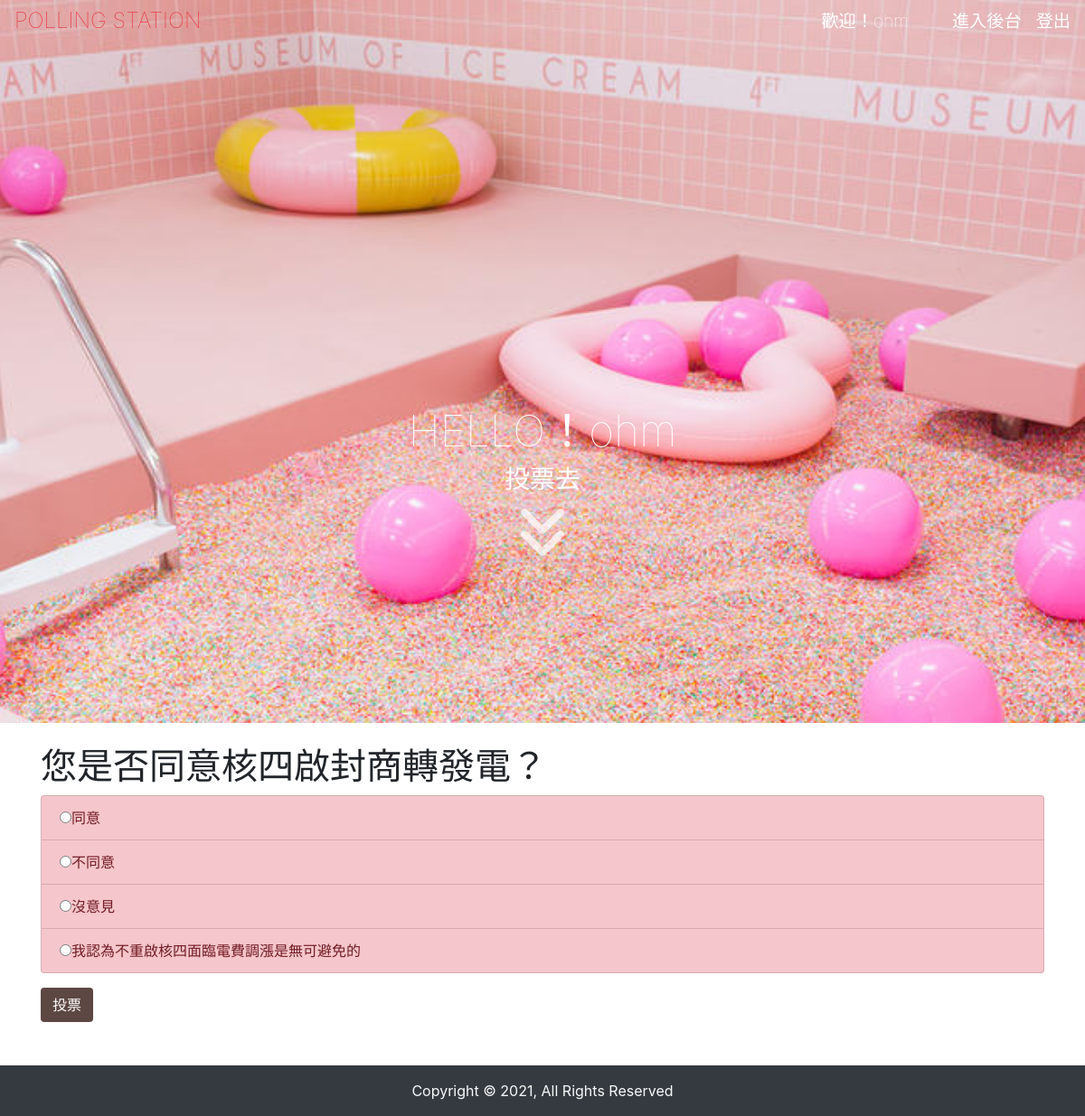
Before: /index.php?do=vote&id=1 (signed in) with the older database file.
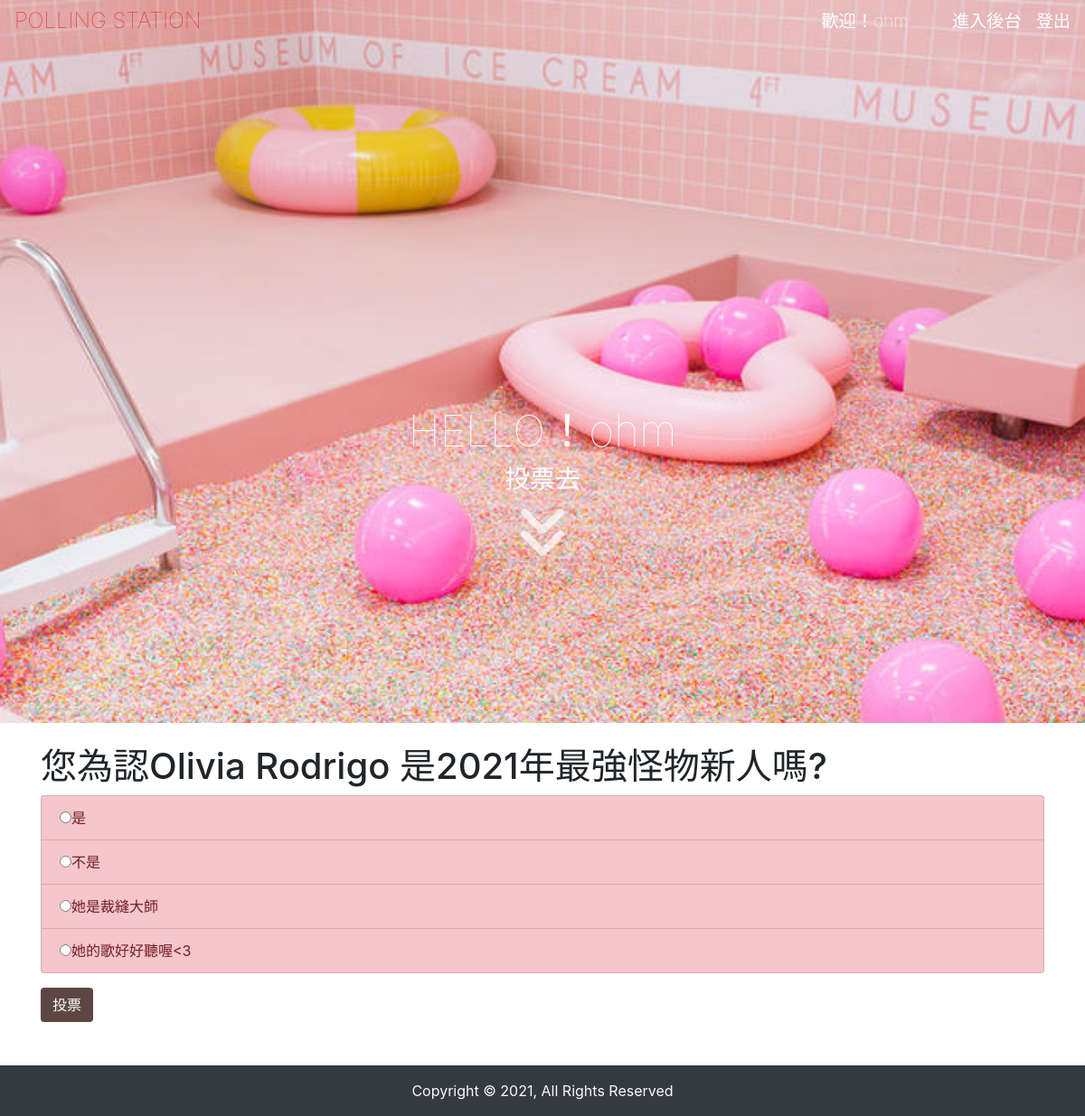
After: the same page with the newer database file.
### tables this page shows
CREATE TABLE `topics` (
  `id` int(11) UNSIGNED NOT NULL,
  `topic` varchar(128) NOT NULL,
  `name` varchar(64) NOT NULL,
  `sh` tinyint(1) NOT NULL,
  `intro` varchar(64) DEFAULT NULL,
  `img` varchar(64) NOT NULL
);

CREATE TABLE `options` (
  `id` int(11) UNSIGNED NOT NULL,
  `opt` varchar(128) NOT NULL,
  `count` int(11) UNSIGNED NOT NULL DEFAULT 0,
  `topic_id` int(11) UNSIGNED NOT NULL
);

### api/db.php (called while the page is built, shortened)
<?php
    $dsn="mysql:host=localhost;charset=utf8;dbname=s1100410";
    $pdo=new PDO($dsn,'s1100410','s1100410');
    function find($table,$id){
        global $pdo;
        $sql="SELECT * FROM `$table` WHERE ";
        if(is_array($id)){
            foreach($id as $key=>$value){
                $tmp[]="`$key`='$value'";
            }
            $sql=$sql. implode(" AND ",$tmp);
        }else{
           $sql=$sql . "`id`='$id'";
        }
        return $pdo->query($sql)->fetch(PDO::FETCH_ASSOC);
    }
function all($table,...$arg){
    global $pdo;
    $sql="SELECT * FROM `$table` ";
    if(isset($arg[0])){
        if(is_array($arg[0])){
            foreach($arg[0] as $key=>$value){
                $tmp[]="`$key`='$value'";
            }
            $sql=$sql."where " . implode(" AND ",$tmp);
        }else{
            $sql=$sql.$arg[0];
        }
    }
    $rows=$pdo->query($sql)->fetchAll(PDO::FETCH_ASSOC);
    return $rows;
}
?>

### frontend/vote.php (the view, shortened to what this page needs)
<?php
$id=$_GET['id'];
$subject=find('topics',$id);
$options=all('options',['topic_id'=>$id]);
?>
<h1><?=$subject['topic'];?></h1>
<ol class='list-group' id="vote">
<form action="./api/save_vote.php" method="post">
<?php
foreach ($options as $key => $opt) {
    echo "<label class='list-group-item list-group-item-danger list-group-item-action'>";
    echo "<input type='radio' name='opt' value='{$opt['id']}'>";
    echo $opt['opt'];
    echo "</label>";
}
?>
</ol>
<input class='btn btn-coffee mt-3 mb-5' type="submit" value="投票">

Changed rows visible on the page:
changed topics: topic "您是否同意核四啟封商轉發電？" → "您為認Olivia Rodrigo 是2021年最強怪物新人嗎?"
changed options (number 1 of 4 on the later page): opt "☐ 同意" → "☐ 是"; opt "同意" → "是"
changed options (number 2 of 4 on the later page): opt "☐ 不同意" → "☐ 不是"; opt "不同意" → "不是"
changed options: opt "☐ 沒意見" → "☐ 她是裁縫大師"; opt "沒意見" → "她是裁縫大師"
changed options: opt "☐ 我認為不重啟核四面臨電費調漲是無可避免的" → "☐ 她的歌好好聽喔<3"; opt "我認為不重啟核四面臨電費調漲是無可避免的" → "她的歌好好聽喔<3"
